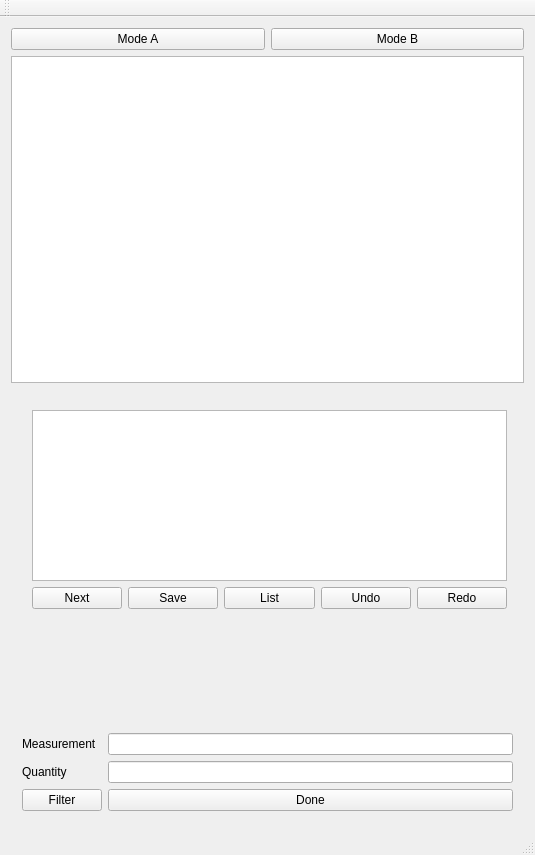
<?xml version="1.0" encoding="UTF-8"?>
<ui version="4.0">
 <class>Proj59_guiClass</class>
 <widget class="QMainWindow" name="Proj59_guiClass">
  <property name="geometry">
   <rect>
    <x>0</x>
    <y>0</y>
    <width>535</width>
    <height>855</height>
   </rect>
  </property>
  <property name="windowTitle">
   <string>Proj59_gui</string>
  </property>
  <widget class="QWidget" name="centralWidget">
   <layout class="QVBoxLayout" name="verticalLayout">
    <item>
     <layout class="QHBoxLayout" name="horizontalLayout">
      <item>
       <widget class="QPushButton" name="modeAButton">
        <property name="text">
         <string>Mode A</string>
        </property>
       </widget>
      </item>
      <item>
       <widget class="QPushButton" name="modeBButton">
        <property name="text">
         <string>Mode B</string>
        </property>
       </widget>
      </item>
     </layout>
    </item>
    <item>
     <widget class="QListWidget" name="evidenceListWidget"/>
    </item>
    <item>
     <widget class="QStackedWidget" name="modesStackedWidget">
      <property name="currentIndex">
       <number>0</number>
      </property>
      <widget class="QWidget" name="page_7">
       <widget class="QWidget" name="layoutWidget">
        <property name="geometry">
         <rect>
          <x>10</x>
          <y>10</y>
          <width>497</width>
          <height>221</height>
         </rect>
        </property>
        <layout class="QVBoxLayout" name="verticalLayout_4">
         <item>
          <widget class="QListView" name="myListView"/>
         </item>
         <item>
          <layout class="QHBoxLayout" name="horizontalLayout_3">
           <item>
            <widget class="QPushButton" name="nextButton">
             <property name="text">
              <string>Next</string>
             </property>
            </widget>
           </item>
           <item>
            <widget class="QPushButton" name="saveButton">
             <property name="text">
              <string>Save</string>
             </property>
            </widget>
           </item>
           <item>
            <widget class="QPushButton" name="listButton">
             <property name="text">
              <string>List</string>
             </property>
            </widget>
           </item>
           <item>
            <widget class="QPushButton" name="undoButtonMyList">
             <property name="text">
              <string>Undo</string>
             </property>
            </widget>
           </item>
           <item>
            <widget class="QPushButton" name="redoButtonMyList">
             <property name="text">
              <string>Redo</string>
             </property>
            </widget>
           </item>
          </layout>
         </item>
        </layout>
       </widget>
      </widget>
      <widget class="QWidget" name="Page1">
       <widget class="QWidget" name="layoutWidget">
        <property name="geometry">
         <rect>
          <x>1</x>
          <y>1</y>
          <width>511</width>
          <height>251</height>
         </rect>
        </property>
        <layout class="QVBoxLayout" name="verticalLayout_2">
         <item>
          <layout class="QFormLayout" name="formLayout">
           <item row="0" column="0">
            <widget class="QLabel" name="idLabel">
             <property name="text">
              <string>Id:</string>
             </property>
            </widget>
           </item>
           <item row="0" column="1">
            <widget class="QLineEdit" name="idLineEdit"/>
           </item>
           <item row="1" column="0">
            <widget class="QLabel" name="measurementLabel">
             <property name="text">
              <string>Measurement:</string>
             </property>
            </widget>
           </item>
           <item row="1" column="1">
            <widget class="QLineEdit" name="measurementLineEdit"/>
           </item>
           <item row="2" column="0">
            <widget class="QLabel" name="quantityLabel">
             <property name="text">
              <string>Quantity: </string>
             </property>
            </widget>
           </item>
           <item row="2" column="1">
            <widget class="QLineEdit" name="quantityLineEdit"/>
           </item>
           <item row="3" column="0">
            <widget class="QLabel" name="imageClarityLevelLabel">
             <property name="text">
              <string>Image clarity level:</string>
             </property>
            </widget>
           </item>
           <item row="3" column="1">
            <widget class="QLineEdit" name="imageClarityLevelLineEdit"/>
           </item>
           <item row="4" column="0">
            <widget class="QLabel" name="photographLabel">
             <property name="text">
              <string>Photograph:</string>
             </property>
            </widget>
           </item>
           <item row="4" column="1">
            <widget class="QLineEdit" name="photographLineEdit"/>
           </item>
          </layout>
         </item>
         <item>
          <layout class="QHBoxLayout" name="horizontalLayout_2">
           <item>
            <widget class="QPushButton" name="addButton">
             <property name="text">
              <string>Add</string>
             </property>
            </widget>
           </item>
           <item>
            <widget class="QPushButton" name="deleteButton">
             <property name="text">
              <string>Delete</string>
             </property>
            </widget>
           </item>
           <item>
            <widget class="QPushButton" name="updateButton">
             <property name="text">
              <string>Update</string>
             </property>
            </widget>
           </item>
           <item>
            <widget class="QPushButton" name="undoButton">
             <property name="text">
              <string>Undo</string>
             </property>
            </widget>
           </item>
           <item>
            <widget class="QPushButton" name="redoButton">
             <property name="text">
              <string>Redo</string>
             </property>
            </widget>
           </item>
          </layout>
         </item>
        </layout>
       </widget>
      </widget>
     </widget>
    </item>
    <item>
     <widget class="QWidget" name="myWidget" native="true">
      <layout class="QVBoxLayout" name="verticalLayout_3">
       <item>
        <layout class="QFormLayout" name="filterShit">
         <item row="0" column="0">
          <widget class="QLabel" name="label">
           <property name="text">
            <string>Measurement</string>
           </property>
          </widget>
         </item>
         <item row="0" column="1">
          <widget class="QLineEdit" name="filterMeasurementLineEdit"/>
         </item>
         <item row="1" column="0">
          <widget class="QLabel" name="label_2">
           <property name="text">
            <string>Quantity</string>
           </property>
          </widget>
         </item>
         <item row="1" column="1">
          <widget class="QLineEdit" name="filterQuantityLineEdit"/>
         </item>
         <item row="3" column="1">
          <widget class="QPushButton" name="doneButton">
           <property name="text">
            <string>Done</string>
           </property>
          </widget>
         </item>
         <item row="3" column="0">
          <widget class="QPushButton" name="filterButton">
           <property name="text">
            <string>Filter</string>
           </property>
          </widget>
         </item>
        </layout>
       </item>
      </layout>
     </widget>
    </item>
   </layout>
  </widget>
  <widget class="QMenuBar" name="menuBar">
   <property name="geometry">
    <rect>
     <x>0</x>
     <y>0</y>
     <width>535</width>
     <height>26</height>
    </rect>
   </property>
  </widget>
  <widget class="QToolBar" name="mainToolBar">
   <attribute name="toolBarArea">
    <enum>TopToolBarArea</enum>
   </attribute>
   <attribute name="toolBarBreak">
    <bool>false</bool>
   </attribute>
  </widget>
  <widget class="QStatusBar" name="statusBar"/>
 </widget>
 <layoutdefault spacing="6" margin="11"/>
 <resources>
  <include location="Proj59_gui.qrc"/>
 </resources>
 <connections/>
</ui>
